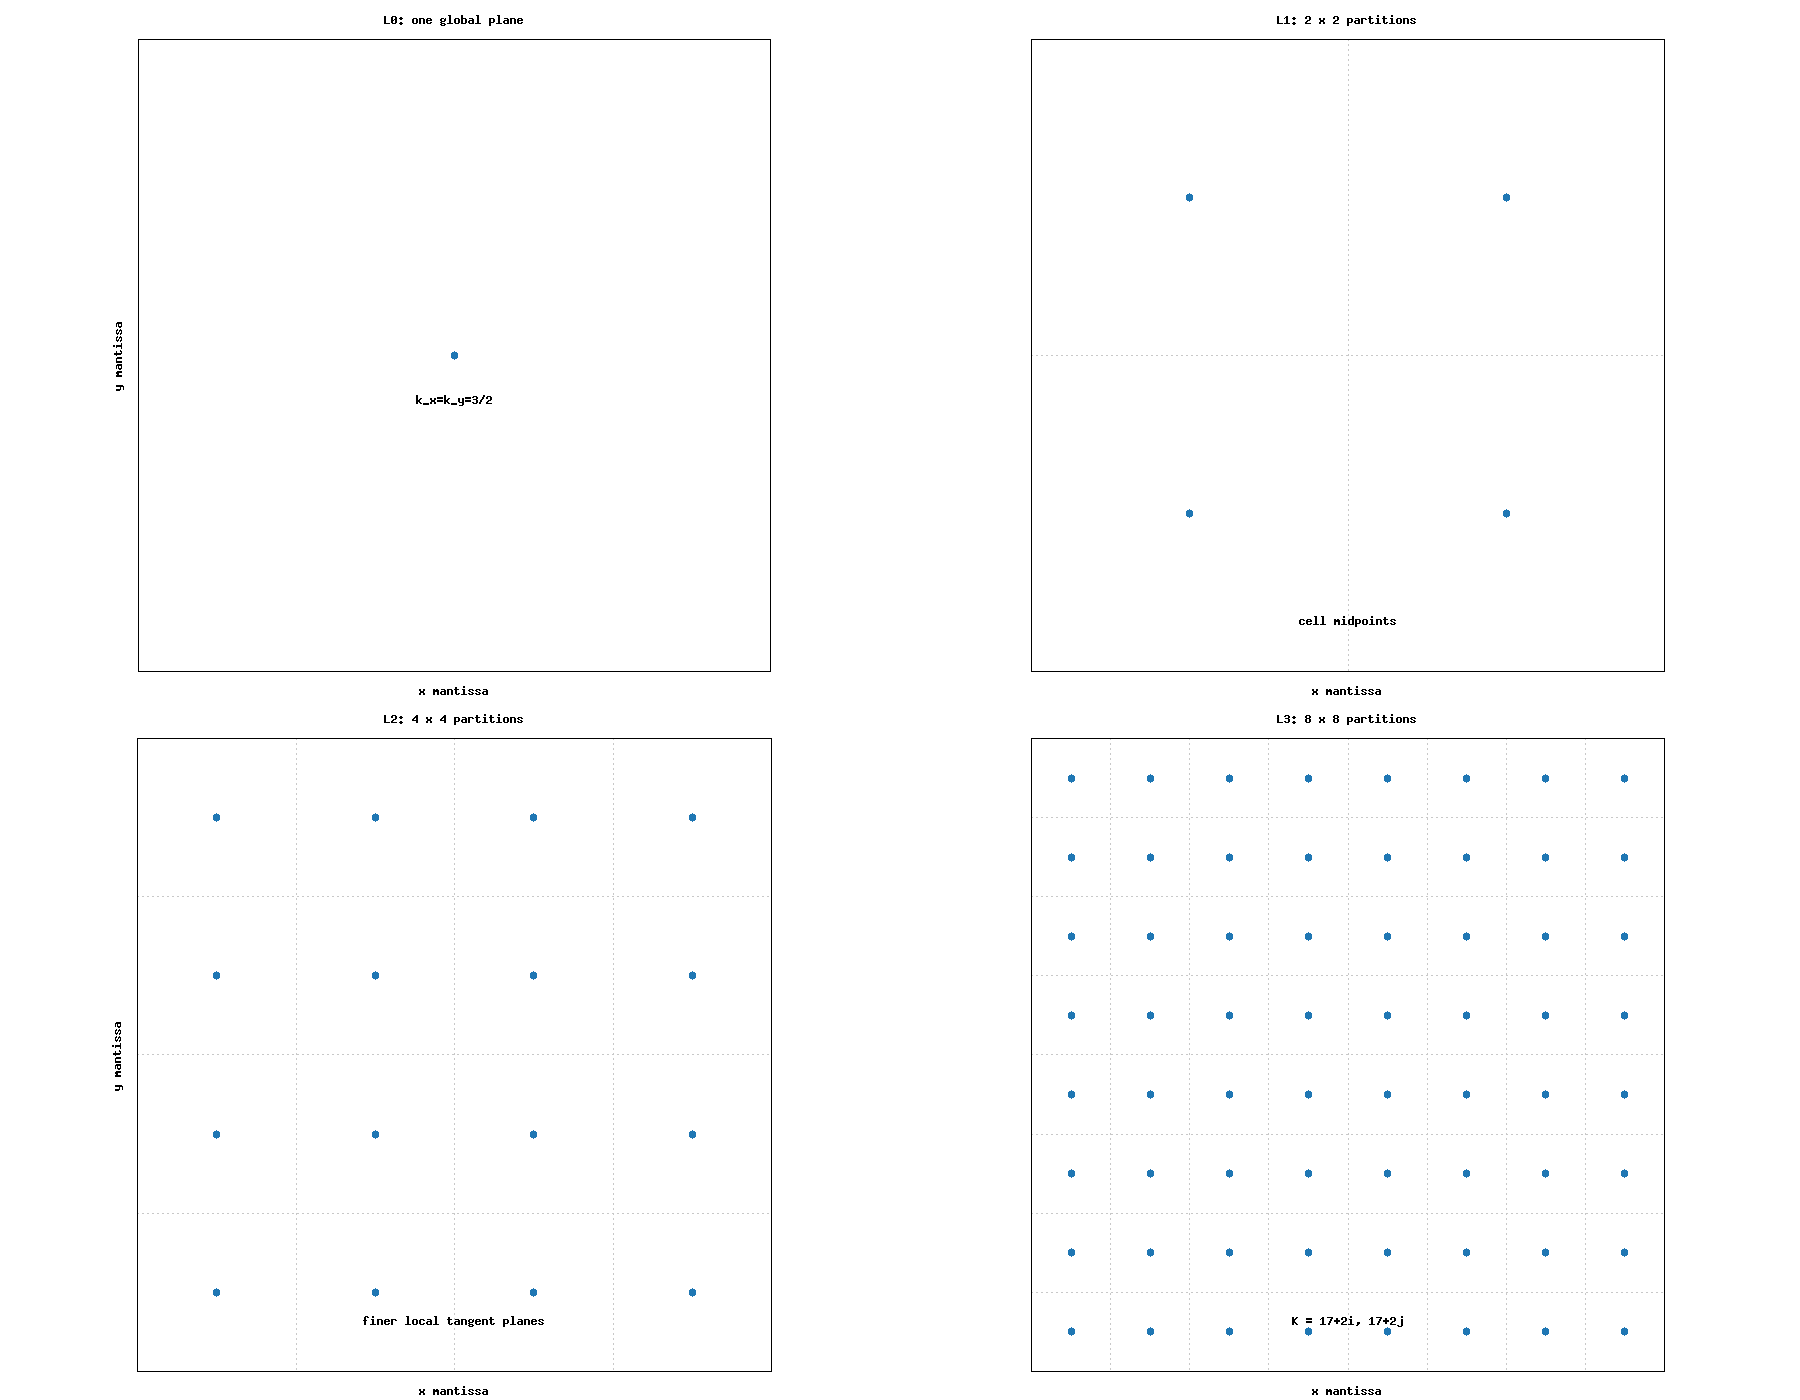

Generate this figure with gnuplot:
set terminal png enhanced size 1800,1400
set output "level_partition_midpoints.png"

set multiplot layout 2,2

unset key
set xrange [1:2]
set yrange [1:2]
set size ratio -1
set border linewidth 1.2
set style line 1 lc rgb "#1f77b4" pt 7 ps 1.25
set grid xtics ytics lt 0 lw 0.7 lc rgb "#c8c8c8"
set format x ""
set format y ""

set title "L0: one global plane"
set xlabel "x mantissa"
set ylabel "y mantissa"
set xtics 1,1,2 scale 0
set ytics 1,1,2 scale 0
set label 1 "k_x=k_y=3/2" at 1.50,1.43 center
plot "< awk 'BEGIN{print 1.5, 1.5}'" using 1:2 with points ls 1
unset label 1

set title "L1: 2 x 2 partitions"
set xlabel "x mantissa"
set ylabel ""
set xtics 1,0.5,2 scale 0
set ytics 1,0.5,2 scale 0
set label 2 "cell midpoints" at 1.50,1.08 center
plot "< awk 'BEGIN{for(i=0;i<2;i++)for(j=0;j<2;j++)print 1+(i+0.5)/2, 1+(j+0.5)/2}'" using 1:2 with points ls 1
unset label 2

set title "L2: 4 x 4 partitions"
set xlabel "x mantissa"
set ylabel "y mantissa"
set xtics 1,0.25,2 scale 0
set ytics 1,0.25,2 scale 0
set label 3 "finer local tangent planes" at 1.50,1.08 center
plot "< awk 'BEGIN{for(i=0;i<4;i++)for(j=0;j<4;j++)print 1+(i+0.5)/4, 1+(j+0.5)/4}'" using 1:2 with points ls 1
unset label 3

set title "L3: 8 x 8 partitions"
set xlabel "x mantissa"
set ylabel ""
set xtics 1,0.125,2 scale 0
set ytics 1,0.125,2 scale 0
set label 4 "K = 17+2i, 17+2j" at 1.50,1.08 center
plot "< awk 'BEGIN{for(i=0;i<8;i++)for(j=0;j<8;j++)print 1+(i+0.5)/8, 1+(j+0.5)/8}'" using 1:2 with points ls 1
unset label 4

unset multiplot
